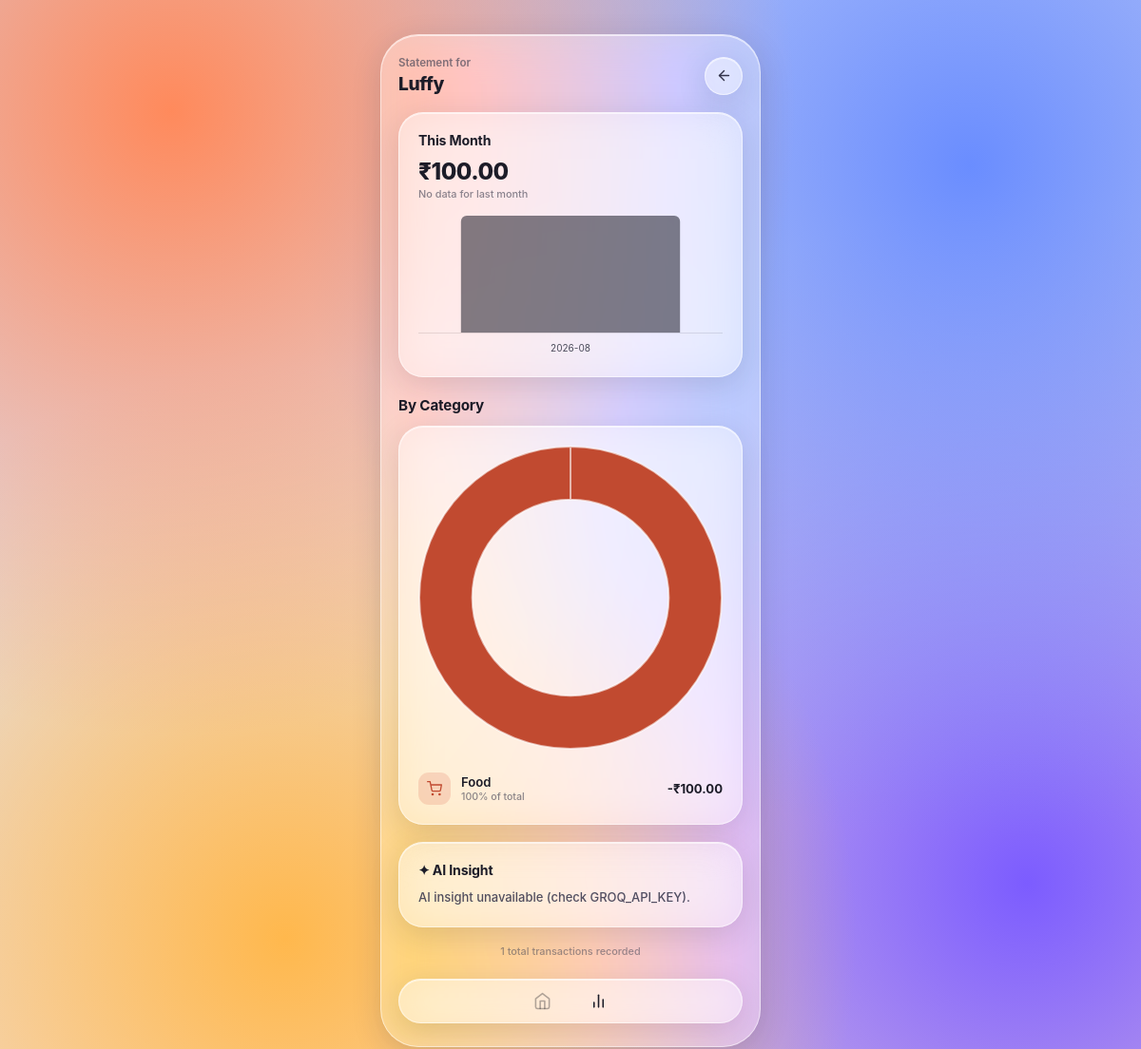
The app's page /reports (signed in) with its own data.
### tables this page shows
CREATE TABLE expenses (
        id INTEGER PRIMARY KEY AUTOINCREMENT,
        user_id INTEGER NOT NULL,
        title TEXT NOT NULL,
        amount REAL NOT NULL,
        category TEXT NOT NULL,
        note TEXT,
        expense_date TEXT NOT NULL);

### app.py (the view)
@app.route("/reports")
def reports():
    if "user_id" not in session:
        return redirect(url_for("login"))
    conn = get_db()
    records = conn.execute("SELECT * FROM expenses WHERE user_id=? ORDER BY expense_date",
                            (session["user_id"],)).fetchall()
    conn.close()
    by_category, by_month = defaultdict(float), defaultdict(float)
    for r in records:
        by_category[r["category"]] += r["amount"]
        by_month[r["expense_date"][:7]] += r["amount"]
    this_month = datetime.now().strftime("%Y-%m")
    last_month = (datetime.now().replace(day=1) - timedelta(days=1)).strftime("%Y-%m")
    this_total, last_total = by_month.get(this_month, 0), by_month.get(last_month, 0)
    change_pct = round((this_total - last_total) / last_total * 100, 1) if last_total else None
    this_month_by_category = defaultdict(float)
    for r in records:
        if r["expense_date"][:7] == this_month:
            this_month_by_category[r["category"]] += r["amount"]
    months = sorted(by_month.keys())
    return render_template(
        "reports.html", username=session["username"],
        total=sum(by_category.values()), this_month_total=this_total,
        change_pct=change_pct, change_pct_abs=abs(change_pct) if change_pct is not None else None,
        record_count=len(records),
        category_labels=list(by_category.keys()), category_values=list(by_category.values()),
        category_pairs=sorted(by_category.items(), key=lambda x: -x[1]),
        month_labels=months, month_values=[round(by_month[m], 2) for m in months],
        ai_insight=ai_spending_insight(this_total, this_month_by_category),
    )

### app.py (called while the page is built, shortened)
def get_db():
    conn = sqlite3.connect(DB_PATH)
    conn.row_factory = sqlite3.Row
    return conn

def ask_ai(prompt, max_tokens=150):
    if not GROQ_API_KEY:
        return None

def ai_spending_insight(total, by_category):
    if not by_category:
        return "Add some expenses to get an AI insight."
    breakdown = ", ".join(f"{k}: {v:.0f}" for k, v in by_category.items())
    prompt = (f"Total spending this month is {total:.0f}, split as {breakdown}. "
              f"In 2-3 short sentences, point out the biggest category and give "
              f"one practical saving tip. Plain text, no markdown.")
    return ask_ai(prompt) or "AI insight unavailable (check GROQ_API_KEY)."

### templates/reports.html (shortened to what this page needs)
{% extends "base.html" %}
{% from "_macros.html" import cat_icon %}
{% block content %}
<div class="shell glass">
  <div class="header">
    <div class="greeting">
      <p>Statement for</p>
      <h1>{{ username }}</h1>
    </div>
    <a class="icon-btn glass" href="{{ url_for('dashboard') }}" title="Back">
      <svg width="17" height="17" viewBox="0 0 24 24" fill="none" stroke="currentColor" stroke-width="2" stroke-linecap="round" stroke-linejoin="round"><line x1="19" y1="12" x2="5" y2="12"/><polyline points="12 19 5 12 12 5"/></svg>
    </a>
  </div>
  <div class="stats-card glass" style="margin-top:0;">
    <div class="stats-top">
      <span class="stats-title">This Month</span>
    </div>
    <div class="stats-amt {{ 'up' if change_pct and change_pct > 0 else 'down' if change_pct and change_pct < 0 else '' }}">
      ₹{{ "%.2f"|format(this_month_total) }}
    </div>
    <div class="stats-date">
      {% if change_pct is not none %}
        {{ "▲" if change_pct > 0 else "▼" }} {{ change_pct_abs }}% vs last month
      {% else %}
        No data for last month
      {% endif %}
    </div>
    {% if month_labels %}
    <canvas id="trendChart" height="140" style="margin-top:16px;"></canvas>
    {% endif %}
  </div>
  <div class="section-title"><span>By Category</span></div>
  <div class="stats-card glass" style="margin-top:0;">
    {% if category_labels %}
    <canvas id="categoryChart" height="180"></canvas>
    <div style="margin-top:14px;">
      {% for cat, val in category_pairs %}
      <div class="cat-row">
        <div class="cat-left">
          {{ cat_icon(cat, size=34) }}
          <div><div class="cat-name">{{ cat }}</div><div class="cat-sub">{{ "%.0f"|format(val / total * 100) if total else 0 }}% of total</div></div>
        </div>
        <div class="cat-amt">-₹{{ "%.2f"|format(val) }}</div>
      </div>
      {% endfor %}
    </div>
    {% else %}
    <p class="preview-empty">Add some expenses to see your breakdown.</p>
    {% endif %}
  </div>
  <div class="stats-card glass">
    <div class="stats-top"><span class="stats-title">✦ AI Insight</span></div>
    <p class="insight-text">{{ ai_insight }}</p>
  </div>
  <div class="footnote">{{ record_count }} total transactions recorded</div>
  <div class="nav glass">
    <a class="nav-icon" href="{{ url_for('dashboard') }}">
      <svg width="19" height="19" viewBox="0 0 24 24" fill="none" stroke="currentColor" stroke-width="2" stroke-linecap="round" stroke-linejoin="round"><path d="M3 9l9-7 9 7v11a2 2 0 0 1-2 2H5a2 2 0 0 1-2-2z"/><path d="M9 22V12h6v10"/></svg>
    </a>
    <a class="nav-icon active" href="{{ url_for('reports') }}">
      <svg width="19" height="19" viewBox="0 0 24 24" fill="none" stroke="currentColor" stroke-width="2" stroke-linecap="round" stroke-linejoin="round"><line x1="18" y1="20" x2="18" y2="10"/><line x1="12" y1="20" x2="12" y2="4"/><line x1="6" y1="20" x2="6" y2="14"/></svg>
    </a>
  </div>
</div>
{% endblock %}
{% block extra_scripts %}
<script>
  const monoFont = "'Inter', sans-serif";
  const palette = ["#c14a30", "#a06b26", "#3453ad", "#5a5a52", "#7c5cff", "#2f8a52"];
  {% if category_labels %}
  new Chart(document.getElementById("categoryChart"), {
    type: "doughnut",
    data: {
      labels: {{ category_labels | tojson }},
      datasets: [{
        data: {{ category_values | tojson }},
        backgroundColor: palette,
        borderColor: "rgba(255,255,255,0.6)",
        borderWidth: 2
      }]
    },
    options: {
      plugins: { legend: { display: false } },
      cutout: '65%'
    }
  });
  {% endif %}
  {% if month_labels %}
  new Chart(document.getElementById("trendChart"), {
    type: "bar",
    data: {
      labels: {{ month_labels | tojson }},
      datasets: [{ data: {{ month_values | tojson }}, backgroundColor: "rgba(28,28,40,0.55)", borderRadius: 6 }]
    },
    options: {
      plugins: { legend: { display: false } },
      scales: {
        x: { ticks: { color: "#4a4a5a", font: { family: monoFont, size: 10 } }, grid: { display: false } },
        y: { display: false }
      }
    }
  });
  {% endif %}
</script>
{% endblock %}

### templates/_macros.html (shortened to what this page needs)
{% macro cat_icon(category, size=42) %}
  <div class="{{ 'tx-icon' if size >= 40 else 'cat-icon' }}" style="background:{{ bg }};color:{{ fg }};">
    <svg width="{{ 18 if size >= 40 else 16 }}" height="{{ 18 if size >= 40 else 16 }}" viewBox="0 0 24 24" fill="none" stroke="currentColor" stroke-width="2" stroke-linecap="round" stroke-linejoin="round">{{ path }}</svg>
  </div>
{% endmacro %}

### static/style.css (style rules this page uses)
* { box-sizing: border-box; margin: 0; padding: 0; }
svg { display: block; }
body { font-family: 'Inter', -apple-system, sans-serif; min-height: 100vh; padding: 36px 12px 60px; -webkit-font-smoothing: antialiased; background: radial-gradient(circle at 15% 10%, #ff8a5c 0%, transparent 45%), radial-gradient(circle at 85% 15%, #6a8dff 0%, transparent 50%), radial-gradient(circle at 25% 85%, #ffb84d 0%, transparent 45%), radial-gradient(circle at 90% 80%, #7c5cff 0%, transparent 50%), linear-gradient(160deg, #cfe0ff 0%, #ffe3d1 100%); background-color: #dbe4f5; background-attachment: fixed; }
.glass { background: rgba(255,255,255,0.38); backdrop-filter: blur(22px) saturate(180%); -webkit-backdrop-filter: blur(22px) saturate(180%); border: 1px solid rgba(255,255,255,0.55); box-shadow: 0 8px 32px rgba(31,38,60,0.14), inset 0 1px 0 rgba(255,255,255,0.6); }
.shell.glass { border-radius: 40px; padding: 22px 18px 24px; }
.header { display: flex; justify-content: space-between; align-items: center; margin-bottom: 18px; }
.greeting p { font-size: 0.72rem; color: #4a4a5a; font-weight: 600; opacity: 0.7; }
.greeting h1 { font-size: 1.2rem; font-weight: 800; color: #1c1c28; margin-top: 3px; letter-spacing: -0.02em; }
.icon-btn.glass { width: 40px; height: 40px; border-radius: 50%; display: flex; align-items: center; justify-content: center; color: #33334a; text-decoration: none; }
.section-title { display: flex; justify-content: space-between; align-items: center; margin: 20px 0 12px; }
.section-title span { font-size: 0.95rem; font-weight: 700; color: #1c1c28; letter-spacing: -0.01em; }
.stats-card.glass { border-radius: 26px; padding: 20px; margin-top: 18px; }
.stats-top { display: flex; justify-content: space-between; align-items: center; }
.stats-title { font-size: 0.88rem; font-weight: 700; color: #1c1c28; letter-spacing: -0.01em; }
.stats-amt { font-size: 1.5rem; font-weight: 800; margin-top: 10px; letter-spacing: -0.02em; color: #1c1c28; }
.stats-date { font-size: 0.68rem; color: #4a4a5a; opacity: 0.65; margin-top: 2px; font-weight: 500; }
.cat-row { display: flex; justify-content: space-between; align-items: center; padding: 10px 0; border-bottom: 1px solid rgba(255,255,255,0.4); }
.cat-row:last-child { border-bottom: none; padding-bottom: 0; }
.cat-left { display: flex; align-items: center; gap: 11px; }
.cat-icon { width: 34px; height: 34px; border-radius: 11px; display: flex; align-items: center; justify-content: center; flex-shrink: 0; }
.cat-name { font-size: 0.82rem; font-weight: 600; color: #1c1c28; }
.cat-sub { font-size: 0.66rem; color: #4a4a5a; opacity: 0.65; font-weight: 500; margin-top: 1px; }
.cat-amt { font-size: 0.82rem; font-weight: 700; color: #1c1c28; white-space: nowrap; }
.insight-text { font-size: 0.81rem; color: #33334a; opacity: 0.85; line-height: 1.6; margin-top: 10px; font-weight: 450; }
.nav.glass { display: flex; justify-content: center; gap: 40px; align-items: center; border-radius: 999px; padding: 13px 20px; margin-top: 22px; }
.nav-icon { color: rgba(28,28,34,0.35); display: flex; text-decoration: none; }
.nav-icon.active { color: #1c1c28; }
.footnote { text-align: center; font-size: 0.68rem; color: #4a4a5a; opacity: 0.55; margin-top: 18px; font-weight: 500; }

### records on screen
expenses: {{ 18 if size >= 40 else 16 }} 16 (drawn), category "Food", value "100", amount "100.00"

### other values on screen
{{ username }} "Luffy"
{{ "%.2f"|format(this_month_total) }} "100.00"
{{ ai_insight }} "AI insight unavailable (check GROQ_API_KEY)."
{{ record_count }} "1"
chart data {{ month_labels | tojson }} ["2026-08"]
chart data {{ month_values | tojson }} [100.0]
